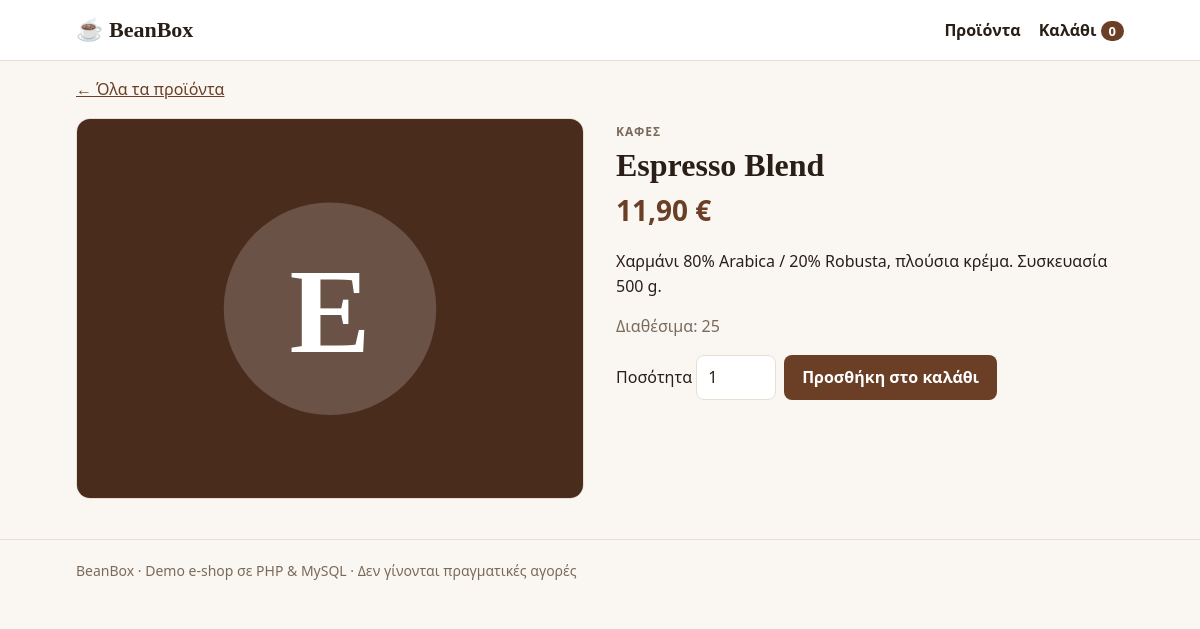
Screenshot of /product.php?id=1 with the database file from the repository.
### tables this page shows
CREATE TABLE IF NOT EXISTS products (
    id          INT AUTO_INCREMENT PRIMARY KEY,
    name        VARCHAR(120)  NOT NULL,
    category    VARCHAR(60)   NOT NULL,
    description TEXT          NOT NULL,
    price       DECIMAL(10,2) NOT NULL,
    stock       INT           NOT NULL DEFAULT 0,
    color       VARCHAR(7)    NOT NULL DEFAULT '#6b4f3a',
    created_at  TIMESTAMP     NOT NULL DEFAULT CURRENT_TIMESTAMP
);

### product.php (the view, shortened to what this page needs)
<?php
require __DIR__ . '/includes/bootstrap.php';
$stmt = db()->prepare('SELECT * FROM products WHERE id = ?');
$stmt->execute([(int) ($_GET['id'] ?? 0)]);
$p = $stmt->fetch();
require __DIR__ . '/includes/header.php';
?>
<p><a href="index.php">← Όλα τα προϊόντα</a></p>
<div class="detail">
  <div class="img"><?= product_image($p) ?></div>
  <div>
    <span class="cat"><?= e($p['category']) ?></span>
    <h1><?= e($p['name']) ?></h1>
    <p class="price big"><?= money((float) $p['price']) ?></p>
    <p><?= e($p['description']) ?></p>
    <?php if ($p['stock'] > 0): ?>
      <p class="muted">Διαθέσιμα: <?= (int) $p['stock'] ?></p>
      <form method="post" action="cart.php" class="inline">
        <label>Ποσότητα <input type="number" name="qty" value="1" min="1" max="<?= (int) $p['stock'] ?>"></label>
        <button class="btn">Προσθήκη στο καλάθι</button>
      </form>
    <?php else: ?>
      <p class="out">Εξαντλήθηκε</p>
    <?php endif; ?>
  </div>
</div>
<?php require __DIR__ . '/includes/footer.php'; ?>

### includes/bootstrap.php (shortened to what this page needs)
<?php
function db(): PDO
{
    static $pdo = null;
    if ($pdo === null) {
        $dsn = getenv('DB_DSN') ?: 'mysql:host=' . DB_HOST . ';dbname=' . DB_NAME . ';charset=utf8mb4';
        $pdo = new PDO($dsn, DB_USER, DB_PASS, [
            PDO::ATTR_ERRMODE            => PDO::ERRMODE_EXCEPTION,
            PDO::ATTR_DEFAULT_FETCH_MODE => PDO::FETCH_ASSOC,
        ]);
    }
    return $pdo;
}
function e(?string $value): string
{
    return htmlspecialchars((string) $value, ENT_QUOTES, 'UTF-8');
}
function money(float $amount): string
{
    return number_format($amount, 2, ',', '.') . ' €';
}
function product_image(array $p): string
{
    $letter = e(mb_substr($p['name'], 0, 1));
    $color = e($p['color'] ?: '#6b4f3a');
    return '<svg viewBox="0 0 200 150" role="img" aria-label="' . e($p['name']) . '">'
        . '<rect width="200" height="150" fill="' . $color . '"/>'
        . '<circle cx="100" cy="75" r="42" fill="rgba(255,255,255,.18)"/>'
        . '<text x="100" y="92" text-anchor="middle" font-size="48" font-weight="700" fill="#fff" font-family="Georgia,serif">' . $letter . '</text>'
        . '</svg>';
}

### assets/style.css (style rules this page uses)
:root { --bg: #faf7f2; --surface: #fff; --ink: #2a1f17; --muted: #7a6a5c; --line: #e8dfd3; --accent: #6b3e26; --accent-ink: #fff; --danger: #b3261e; --ok: #2e7d32; }
* { box-sizing: border-box; }
body { margin: 0; background: var(--bg); color: var(--ink); font: 16px/1.55 system-ui, "Segoe UI", sans-serif; }
a { color: var(--accent); }
h1, h2 { font-family: Georgia, serif; line-height: 1.15; }
.hero p, .muted { color: var(--muted); }
input, select, textarea { font: inherit; padding: 9px 11px; border: 1px solid var(--line); border-radius: 8px; background: var(--surface); color: var(--ink); }
input[type=number] { width: 80px; }
.btn { display: inline-block; border: 0; border-radius: 8px; padding: 10px 18px; background: var(--accent); color: var(--accent-ink); font: inherit; font-weight: 700; cursor: pointer; text-decoration: none; }
.card .img svg, .detail .img svg { display: block; width: 100%; height: auto; }
.cat { font-size: 12px; text-transform: uppercase; letter-spacing: .08em; color: var(--muted); font-weight: 700; }
.price { color: var(--accent); font-size: 18px; }
.price.big { font-size: 28px; font-weight: 700; margin: 6px 0; }
.detail { display: grid; grid-template-columns: 1fr 1fr; gap: 32px; align-items: start; margin-bottom: 40px; }
.detail .img { border-radius: 14px; overflow: hidden; border: 1px solid var(--line); }
.detail h1 { margin: 4px 0; }
.inline { display: flex; gap: 8px; align-items: center; flex-wrap: wrap; }

### rows the page displays
products: name "E", category "ΚΑΦΈΣ", name "Espresso Blend", price "11,90 €", description "Χαρμάνι 80% Arabica / 20% Robusta, πλούσια κρέμα. Συσκευασία 500 g.", stock "25"

### other values shown
cart_count() "0"
